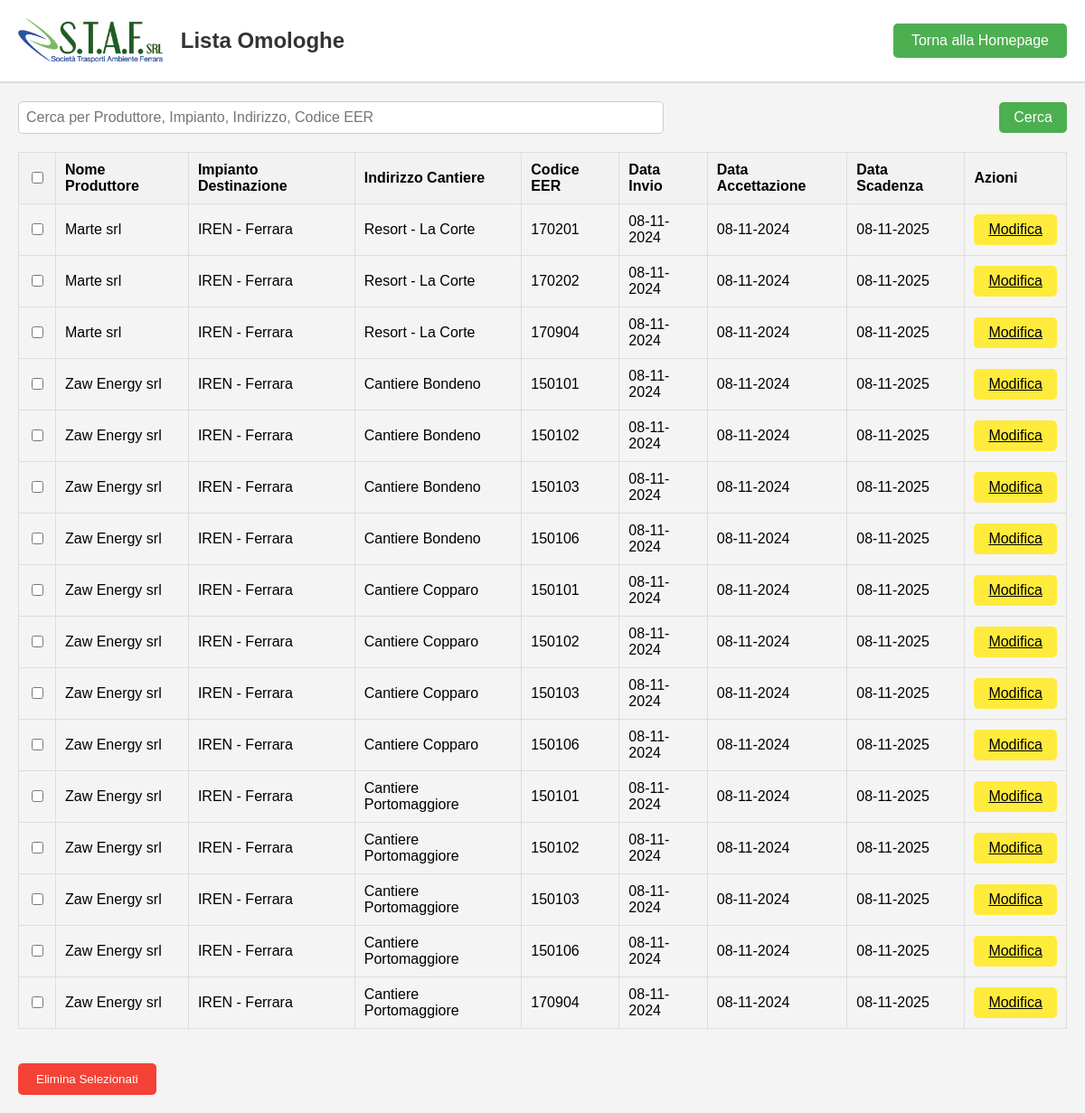
The app's page /omologhe, older data.
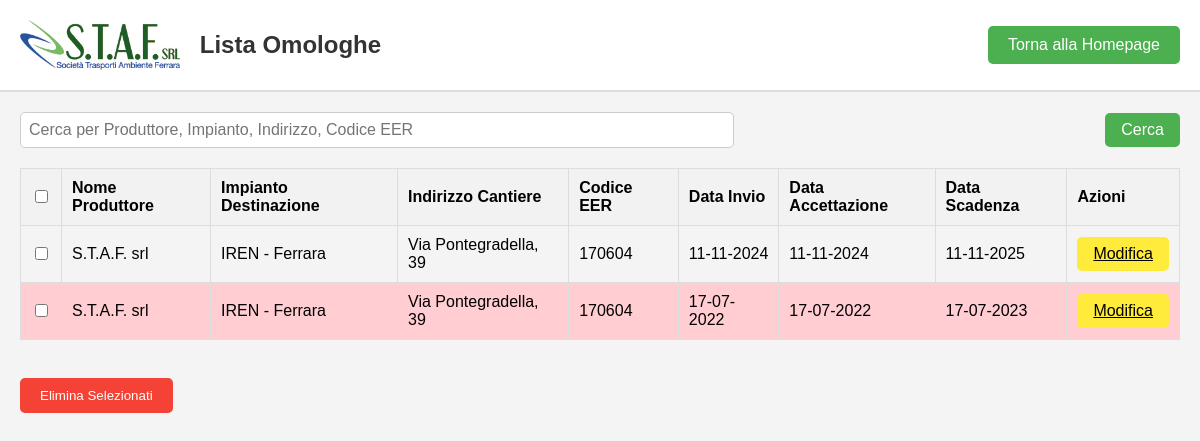
The same page, newer data.
### tables this page shows
CREATE TABLE documenti (
        id INTEGER PRIMARY KEY AUTOINCREMENT,
        nome_produttore TEXT NOT NULL,
        impianto_destinazione TEXT NOT NULL,
        indirizzo_cantiere TEXT NOT NULL,
        codice_eer TEXT NOT NULL,
        data_invio DATE NOT NULL,
        data_accettazione DATE NOT NULL,
        data_scadenza DATE NOT NULL
    );

### app.py (the view)
@app.route('/omologhe', methods=['GET'])
def lista_omologhe():
    query = request.args.get('query', '')  # Ottieni la query di ricerca dalla richiesta, se presente
    conn = get_db_connection()
    if query:
        documenti = conn.execute('''SELECT * FROM documenti WHERE
            nome_produttore LIKE ? OR impianto_destinazione LIKE ? OR indirizzo_cantiere LIKE ? OR codice_eer LIKE ?''',
            ('%' + query + '%',) * 4).fetchall()
    else:
        documenti = conn.execute('SELECT * FROM documenti').fetchall()
    conn.close()
    documenti_formattati = []
    def convert_date(date_string):
        if isinstance(date_string, str):
            try:
                return datetime.strptime(date_string, '%Y-%m-%d %H:%M:%S')
            except ValueError:
                return datetime.strptime(date_string, '%Y-%m-%d')
        return date_string
    for documento in documenti:
        documento_dict = dict(documento)  # Converte in dizionario mutabile
        documento_dict['data_invio'] = convert_date(documento_dict.get('data_invio'))
        documento_dict['data_accettazione'] = convert_date(documento_dict.get('data_accettazione'))
        documento_dict['data_scadenza'] = convert_date(documento_dict.get('data_scadenza'))
        documenti_formattati.append(documento_dict)
    return render_template('lista_omologhe.html', documenti=documenti_formattati, query=query, isExpired=isExpired)

### app.py (called while the page is built)
def get_db_connection():
    conn = sqlite3.connect(DATABASE, check_same_thread=False, timeout=10)
    conn.row_factory = sqlite3.Row
    conn.execute('PRAGMA journal_mode=WAL;')
    return conn

def isExpired(data_scadenza):
    if isinstance(data_scadenza, datetime):
        return data_scadenza < datetime.now()
    elif isinstance(data_scadenza, str):
        data_scadenza = datetime.strptime(data_scadenza, '%Y-%m-%d')
        return data_scadenza < datetime.now()
    return False  # Ritorna False se data_scadenza non è né str né datetime

### templates/lista_omologhe.html (shortened to what this page needs)
<!DOCTYPE html>
<html lang="it">
<head>
</head>
<body>
    <div class="header">
        <div style="display: flex; align-items: center;">
            <img src="{{ url_for('static', filename='logo_staf_piccolo.jpg') }}" alt="Logo">
            <h1>Lista Omologhe</h1>
        </div>
        <a href="{{ url_for('home') }}">Torna alla Homepage</a>
    </div>
    <div class="container">
        <form method="GET" action="{{ url_for('lista_omologhe') }}" class="search-form">
            <input type="text" name="query" value="{{ query }}"
                placeholder="Cerca per Produttore, Impianto, Indirizzo, Codice EER">
            <button type="submit">Cerca</button>
        </form>
        <form method="POST" action="{{ url_for('delete_documents') }}">
            <table>
                <thead>
                    <tr>
                        <th><input type="checkbox" onclick="toggleSelectAll(this)"></th>
                        <th>Nome Produttore</th>
                        <th>Impianto Destinazione</th>
                        <th>Indirizzo Cantiere</th>
                        <th>Codice EER</th>
                        <th>Data Invio</th>
                        <th>Data Accettazione</th>
                        <th>Data Scadenza</th>
                        <th>Azioni</th>
                    </tr>
                </thead>
                <tbody>
                    {% if documenti %}
                    {% for documento in documenti %}
                    <tr class="{{ 'expired' if isExpired(documento.data_scadenza) }}">
                        <td><input type="checkbox" name="document_ids" value="{{ documento.id }}"
                                class="document-checkbox"></td>
                        <td>{{ documento.nome_produttore }}</td>
                        <td>{{ documento.impianto_destinazione }}</td>
                        <td>{{ documento.indirizzo_cantiere }}</td>
                        <td>{{ documento.codice_eer }}</td>
                        <td>{{ documento.data_invio.strftime('%d-%m-%Y') }}</td>
                        <td>{{ documento.data_accettazione.strftime('%d-%m-%Y') }}</td>
                        <td>{{ documento.data_scadenza.strftime('%d-%m-%Y') }}</td>
                        <td><a href="{{ url_for('modifica_omologa', documento_id=documento.id) }}"
                                class="edit-button">Modifica</a></td>
                    </tr>
                    {% endfor %}
                    {% else %}
                    <tr>
                        <td colspan="9" style="text-align: center;">Nessun documento trovato.</td>
                    </tr>
                    {% endif %}
                </tbody>
            </table>
            <br>
            <button type="submit">Elimina Selezionati</button>
        </form>
    </div>
</body>
</html>

### templates/lista_omologhe.html (style rules this page uses)
body { font-family: Arial, sans-serif; margin: 0; padding: 0; background-color: #f4f4f4; }
.header { display: flex; align-items: center; justify-content: space-between; padding: 20px; background-color: #ffffff; border-bottom: 2px solid #ddd; }
.header img { height: 50px; margin-right: 20px; }
.header h1 { margin: 0; color: #333; font-size: 24px; }
.header a { text-decoration: none; color: white; background-color: #4CAF50; padding: 10px 20px; border-radius: 5px; transition: background-color 0.3s ease; }
table { width: 100%; border-collapse: collapse; margin: 20px 0; }
table, th, td { border: 1px solid #ddd; text-align: left; }
th, td { padding: 10px; }
th { background-color: #f2f2f2; }
.container { padding: 20px; }
button { background-color: #f44336; color: white; border: none; padding: 10px 20px; border-radius: 5px; cursor: pointer; transition: background-color 0.3s ease; }
.edit-button { background-color: #FFEB3B; color: black; padding: 8px 16px; border: none; border-radius: 5px; cursor: pointer; transition: background-color 0.3s ease; display: inline-block; }
.expired { background-color: #FFCDD2; }
.search-form { margin-bottom: 20px; display: flex; justify-content: space-between; align-items: center; }
.search-form input[type="text"] { padding: 8px; width: 60%; font-size: 16px; border: 1px solid #ccc; border-radius: 5px; }
.search-form button { padding: 8px 16px; background-color: #4CAF50; color: white; border: none; border-radius: 5px; cursor: pointer; font-size: 16px; }

Row changes from the older to the newer data that the page shows:
removed documenti: nome_produttore "Marte srl", impianto_destinazione "IREN - Ferrara", indirizzo_cantiere "Resort - La Corte", codice_eer "170201", data_invio "08-11-2024", data_accettazione "08-11-2024", data_scadenza "08-11-2025"
removed documenti: nome_produttore "Marte srl", impianto_destinazione "IREN - Ferrara", indirizzo_cantiere "Resort - La Corte", codice_eer "170202", data_invio "08-11-2024", data_accettazione "08-11-2024", data_scadenza "08-11-2025"
removed documenti: nome_produttore "Marte srl", impianto_destinazione "IREN - Ferrara", indirizzo_cantiere "Resort - La Corte", codice_eer "170904", data_invio "08-11-2024", data_accettazione "08-11-2024", data_scadenza "08-11-2025"
removed documenti: nome_produttore "Zaw Energy srl", impianto_destinazione "IREN - Ferrara", indirizzo_cantiere "Cantiere Bondeno", codice_eer "150101", data_invio "08-11-2024", data_accettazione "08-11-2024", data_scadenza "08-11-2025"
removed documenti: nome_produttore "Zaw Energy srl", impianto_destinazione "IREN - Ferrara", indirizzo_cantiere "Cantiere Bondeno", codice_eer "150102", data_invio "08-11-2024", data_accettazione "08-11-2024", data_scadenza "08-11-2025"
removed documenti: nome_produttore "Zaw Energy srl", impianto_destinazione "IREN - Ferrara", indirizzo_cantiere "Cantiere Bondeno", codice_eer "150103", data_invio "08-11-2024", data_accettazione "08-11-2024", data_scadenza "08-11-2025"
removed documenti: nome_produttore "Zaw Energy srl", impianto_destinazione "IREN - Ferrara", indirizzo_cantiere "Cantiere Bondeno", codice_eer "150106", data_invio "08-11-2024", data_accettazione "08-11-2024", data_scadenza "08-11-2025"
removed documenti: nome_produttore "Zaw Energy srl", impianto_destinazione "IREN - Ferrara", indirizzo_cantiere "Cantiere Copparo", codice_eer "150101", data_invio "08-11-2024", data_accettazione "08-11-2024", data_scadenza "08-11-2025"
removed documenti: nome_produttore "Zaw Energy srl", impianto_destinazione "IREN - Ferrara", indirizzo_cantiere "Cantiere Copparo", codice_eer "150102", data_invio "08-11-2024", data_accettazione "08-11-2024", data_scadenza "08-11-2025"
removed documenti: nome_produttore "Zaw Energy srl", impianto_destinazione "IREN - Ferrara", indirizzo_cantiere "Cantiere Copparo", codice_eer "150103", data_invio "08-11-2024", data_accettazione "08-11-2024", data_scadenza "08-11-2025"
removed documenti: nome_produttore "Zaw Energy srl", impianto_destinazione "IREN - Ferrara", indirizzo_cantiere "Cantiere Copparo", codice_eer "150106", data_invio "08-11-2024", data_accettazione "08-11-2024", data_scadenza "08-11-2025"
removed documenti: nome_produttore "Zaw Energy srl", impianto_destinazione "IREN - Ferrara", indirizzo_cantiere "Cantiere Portomaggiore", codice_eer "150101", data_invio "08-11-2024", data_accettazione "08-11-2024", data_scadenza "08-11-2025"
removed documenti: nome_produttore "Zaw Energy srl", impianto_destinazione "IREN - Ferrara", indirizzo_cantiere "Cantiere Portomaggiore", codice_eer "150102", data_invio "08-11-2024", data_accettazione "08-11-2024", data_scadenza "08-11-2025"
removed documenti: nome_produttore "Zaw Energy srl", impianto_destinazione "IREN - Ferrara", indirizzo_cantiere "Cantiere Portomaggiore", codice_eer "150103", data_invio "08-11-2024", data_accettazione "08-11-2024", data_scadenza "08-11-2025"
removed documenti: nome_produttore "Zaw Energy srl", impianto_destinazione "IREN - Ferrara", indirizzo_cantiere "Cantiere Portomaggiore", codice_eer "150106", data_invio "08-11-2024", data_accettazione "08-11-2024", data_scadenza "08-11-2025"
removed documenti: nome_produttore "Zaw Energy srl", impianto_destinazione "IREN - Ferrara", indirizzo_cantiere "Cantiere Portomaggiore", codice_eer "170904", data_invio "08-11-2024", data_accettazione "08-11-2024", data_scadenza "08-11-2025"
added documenti: nome_produttore "S.T.A.F. srl", impianto_destinazione "IREN - Ferrara", indirizzo_cantiere "Via Pontegradella, 39", codice_eer "170604", data_invio "11-11-2024", data_accettazione "11-11-2024", data_scadenza "11-11-2025"
added documenti: nome_produttore "S.T.A.F. srl", impianto_destinazione "IREN - Ferrara", indirizzo_cantiere "Via Pontegradella, 39", codice_eer "170604", data_invio "17-07-2022", data_accettazione "17-07-2022", data_scadenza "17-07-2023"
